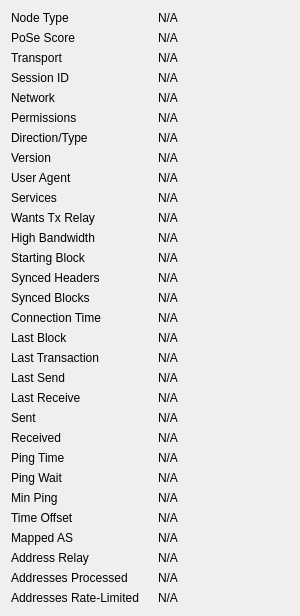
             <widget class="QWidget" name="detailWidget">
              <property name="geometry">
               <rect>
                <x>0</x>
                <y>0</y>
                <width>300</width>
                <height>426</height>
               </rect>
              </property>
              <layout class="QGridLayout" name="gridLayout_2" columnminimumwidth="0,10,0">
               <item row="0" column="0">
                <widget class="QLabel" name="label_50">
                 <property name="text">
                  <string>Node Type</string>
                 </property>
                </widget>
               </item>
               <item row="0" column="2">
                <widget class="QLabel" name="peerNodeType">
                 <property name="cursor">
                  <cursorShape>IBeamCursor</cursorShape>
                 </property>
                 <property name="text">
                  <string>N/A</string>
                 </property>
                 <property name="textFormat">
                  <enum>Qt::PlainText</enum>
                 </property>
                 <property name="textInteractionFlags">
                  <set>Qt::LinksAccessibleByMouse|Qt::TextSelectableByKeyboard|Qt::TextSelectableByMouse</set>
                 </property>
                </widget>
               </item>
               <item row="1" column="0">
                <widget class="QLabel" name="label_51">
                 <property name="text">
                  <string>PoSe Score</string>
                 </property>
                </widget>
               </item>
               <item row="1" column="2">
                <widget class="QLabel" name="peerPoSeScore">
                 <property name="cursor">
                  <cursorShape>IBeamCursor</cursorShape>
                 </property>
                 <property name="text">
                  <string>N/A</string>
                 </property>
                 <property name="textFormat">
                  <enum>Qt::PlainText</enum>
                 </property>
                 <property name="textInteractionFlags">
                  <set>Qt::LinksAccessibleByMouse|Qt::TextSelectableByKeyboard|Qt::TextSelectableByMouse</set>
                 </property>
                </widget>
               </item>
               <item row="2" column="0">
                <widget class="QLabel" name="peerTransportTypeLabel">
                 <property name="toolTip">
                  <string>The transport layer version: %1</string>
                 </property>
                 <property name="text">
                  <string>Transport</string>
                 </property>
                </widget>
               </item>
               <item row="2" column="2">
                <widget class="QLabel" name="peerTransportType">
                 <property name="cursor">
                  <cursorShape>IBeamCursor</cursorShape>
                 </property>
                 <property name="text">
                  <string>N/A</string>
                 </property>
                 <property name="textFormat">
                  <enum>Qt::PlainText</enum>
                 </property>
                 <property name="textInteractionFlags">
                  <set>Qt::LinksAccessibleByMouse|Qt::TextSelectableByKeyboard|Qt::TextSelectableByMouse</set>
                 </property>
                </widget>
               </item>
               <item row="3" column="0">
                <widget class="QLabel" name="peerSessionIdLabel">
                 <property name="toolTip">
                  <string>The BIP324 session ID string in hex.</string>
                 </property>
                 <property name="text">
                  <string>Session ID</string>
                 </property>
                </widget>
               </item>
               <item row="3" column="2">
                <widget class="QLabel" name="peerSessionId">
                 <property name="cursor">
                  <cursorShape>IBeamCursor</cursorShape>
                 </property>
                 <property name="text">
                  <string>N/A</string>
                 </property>
                 <property name="textFormat">
                  <enum>Qt::PlainText</enum>
                 </property>
                 <property name="textInteractionFlags">
                  <set>Qt::LinksAccessibleByMouse|Qt::TextSelectableByKeyboard|Qt::TextSelectableByMouse</set>
                 </property>
                </widget>
               </item>
               <item row="4" column="0">
                <widget class="QLabel" name="peerNetworkLabel">
                 <property name="toolTip">
                  <string>The network protocol this peer is connected through: IPv4, IPv6, Onion, I2P, or CJDNS.</string>
                 </property>
                 <property name="text">
                  <string>Network</string>
                 </property>
                </widget>
               </item>
               <item row="4" column="2">
                <widget class="QLabel" name="peerNetwork">
                 <property name="cursor">
                  <cursorShape>IBeamCursor</cursorShape>
                 </property>
                 <property name="text">
                  <string>N/A</string>
                 </property>
                 <property name="textFormat">
                  <enum>Qt::PlainText</enum>
                 </property>
                 <property name="textInteractionFlags">
                  <set>Qt::LinksAccessibleByMouse|Qt::TextSelectableByKeyboard|Qt::TextSelectableByMouse</set>
                 </property>
                </widget>
               </item>
               <item row="5" column="0">
                <widget class="QLabel" name="label_30">
                 <property name="text">
                  <string>Permissions</string>
                 </property>
                </widget>
               </item>
               <item row="5" column="2">
                <widget class="QLabel" name="peerPermissions">
                 <property name="cursor">
                  <cursorShape>IBeamCursor</cursorShape>
                 </property>
                 <property name="text">
                  <string>N/A</string>
                 </property>
                 <property name="textFormat">
                  <enum>Qt::PlainText</enum>
                 </property>
                 <property name="textInteractionFlags">
                  <set>Qt::LinksAccessibleByMouse|Qt::TextSelectableByKeyboard|Qt::TextSelectableByMouse</set>
                 </property>
                </widget>
               </item>
               <item row="6" column="0">
               <widget class="QLabel" name="peerConnectionTypeLabel">
                 <property name="toolTip">
                   <string>The direction and type of peer connection: %1</string>
                 </property>
                 <property name="text">
                  <string>Direction/Type</string>
                 </property>
                </widget>
               </item>
               <item row="6" column="2">
                <widget class="QLabel" name="peerConnectionType">
                 <property name="cursor">
                  <cursorShape>IBeamCursor</cursorShape>
                 </property>
                 <property name="text">
                  <string>N/A</string>
                 </property>
                 <property name="textFormat">
                  <enum>Qt::PlainText</enum>
                 </property>
                 <property name="textInteractionFlags">
                  <set>Qt::LinksAccessibleByMouse|Qt::TextSelectableByKeyboard|Qt::TextSelectableByMouse</set>
                 </property>
                </widget>
               </item>
               <item row="7" column="0">
                <widget class="QLabel" name="label_21">
                 <property name="text">
                  <string>Version</string>
                 </property>
                </widget>
               </item>
               <item row="7" column="2">
                <widget class="QLabel" name="peerVersion">
                 <property name="cursor">
                  <cursorShape>IBeamCursor</cursorShape>
                 </property>
                 <property name="text">
                  <string>N/A</string>
                 </property>
                 <property name="textFormat">
                  <enum>Qt::PlainText</enum>
                 </property>
                 <property name="textInteractionFlags">
                  <set>Qt::LinksAccessibleByMouse|Qt::TextSelectableByKeyboard|Qt::TextSelectableByMouse</set>
                 </property>
                </widget>
               </item>
               <item row="8" column="0">
                <widget class="QLabel" name="label_28">
                 <property name="text">
                  <string>User Agent</string>
                 </property>
                </widget>
               </item>
               <item row="8" column="2">
                <widget class="QLabel" name="peerSubversion">
                 <property name="cursor">
                  <cursorShape>IBeamCursor</cursorShape>
                 </property>
                 <property name="text">
                  <string>N/A</string>
                 </property>
                 <property name="textFormat">
                  <enum>Qt::PlainText</enum>
                 </property>
                 <property name="wordWrap">
                  <bool>true</bool>
                 </property>
                 <property name="textInteractionFlags">
                  <set>Qt::LinksAccessibleByMouse|Qt::TextSelectableByKeyboard|Qt::TextSelectableByMouse</set>
                 </property>
                </widget>
               </item>
               <item row="9" column="0">
                <widget class="QLabel" name="label_4">
                 <property name="text">
                  <string>Services</string>
                 </property>
                </widget>
               </item>
               <item row="9" column="2">
                <widget class="QLabel" name="peerServices">
                 <property name="cursor">
                  <cursorShape>IBeamCursor</cursorShape>
                 </property>
                 <property name="text">
                  <string>N/A</string>
                 </property>
                 <property name="textFormat">
                  <enum>Qt::PlainText</enum>
                 </property>
                 <property name="textInteractionFlags">
                  <set>Qt::LinksAccessibleByMouse|Qt::TextSelectableByKeyboard|Qt::TextSelectableByMouse</set>
                 </property>
                </widget>
               </item>
               <item row="10" column="0">
                <widget class="QLabel" name="peerRelayTxesLabel">
                 <property name="toolTip">
                  <string>Whether the peer requested us to relay transactions.</string>
                 </property>
                 <property name="text">
                  <string>Wants Tx Relay</string>
                 </property>
                </widget>
               </item>
               <item row="10" column="2">
                <widget class="QLabel" name="peerRelayTxes">
                 <property name="cursor">
                  <cursorShape>IBeamCursor</cursorShape>
                 </property>
                 <property name="text">
                  <string>N/A</string>
                 </property>
                 <property name="textFormat">
                  <enum>Qt::PlainText</enum>
                 </property>
                 <property name="textInteractionFlags">
                  <set>Qt::LinksAccessibleByMouse|Qt::TextSelectableByKeyboard|Qt::TextSelectableByMouse</set>
                 </property>
                </widget>
               </item>
               <item row="11" column="0">
                <widget class="QLabel" name="peerHighBandwidthLabel">
                 <property name="toolTip">
                  <string>High bandwidth BIP152 compact block relay: %1</string>
                 </property>
                 <property name="text">
                  <string>High Bandwidth</string>
                 </property>
                </widget>
               </item>
               <item row="11" column="2">
                <widget class="QLabel" name="peerHighBandwidth">
                 <property name="cursor">
                  <cursorShape>IBeamCursor</cursorShape>
                 </property>
                 <property name="text">
                  <string>N/A</string>
                 </property>
                 <property name="textFormat">
                  <enum>Qt::PlainText</enum>
                 </property>
                 <property name="textInteractionFlags">
                  <set>Qt::LinksAccessibleByMouse|Qt::TextSelectableByKeyboard|Qt::TextSelectableByMouse</set>
                 </property>
                </widget>
               </item>
               <item row="12" column="0">
                <widget class="QLabel" name="label_29">
                 <property name="text">
                  <string>Starting Block</string>
                 </property>
                </widget>
               </item>
               <item row="12" column="2">
                <widget class="QLabel" name="peerHeight">
                 <property name="cursor">
                  <cursorShape>IBeamCursor</cursorShape>
                 </property>
                 <property name="text">
                  <string>N/A</string>
                 </property>
                 <property name="textFormat">
                  <enum>Qt::PlainText</enum>
                 </property>
                 <property name="textInteractionFlags">
                  <set>Qt::LinksAccessibleByMouse|Qt::TextSelectableByKeyboard|Qt::TextSelectableByMouse</set>
                 </property>
                </widget>
               </item>
               <item row="13" column="0">
                <widget class="QLabel" name="label_27">
                 <property name="text">
                  <string>Synced Headers</string>
                 </property>
                </widget>
               </item>
               <item row="13" column="2">
                <widget class="QLabel" name="peerSyncHeight">
                 <property name="cursor">
                  <cursorShape>IBeamCursor</cursorShape>
                 </property>
                 <property name="text">
                  <string>N/A</string>
                 </property>
                 <property name="textFormat">
                  <enum>Qt::PlainText</enum>
                 </property>
                 <property name="textInteractionFlags">
                  <set>Qt::LinksAccessibleByMouse|Qt::TextSelectableByKeyboard|Qt::TextSelectableByMouse</set>
                 </property>
                </widget>
               </item>
               <item row="14" column="0">
                <widget class="QLabel" name="label_25">
                 <property name="text">
                  <string>Synced Blocks</string>
                 </property>
                </widget>
               </item>
               <item row="14" column="2">
                <widget class="QLabel" name="peerCommonHeight">
                 <property name="cursor">
                  <cursorShape>IBeamCursor</cursorShape>
                 </property>
                 <property name="text">
                  <string>N/A</string>
                 </property>
                 <property name="textFormat">
                  <enum>Qt::PlainText</enum>
                 </property>
                 <property name="textInteractionFlags">
                  <set>Qt::LinksAccessibleByMouse|Qt::TextSelectableByKeyboard|Qt::TextSelectableByMouse</set>
                 </property>
                </widget>
               </item>
               <item row="15" column="0">
                <widget class="QLabel" name="label_22">
                 <property name="text">
                  <string>Connection Time</string>
                 </property>
                </widget>
               </item>
               <item row="15" column="2">
                <widget class="QLabel" name="peerConnTime">
                 <property name="cursor">
                  <cursorShape>IBeamCursor</cursorShape>
                 </property>
                 <property name="text">
                  <string>N/A</string>
                 </property>
                 <property name="textFormat">
                  <enum>Qt::PlainText</enum>
                 </property>
                 <property name="textInteractionFlags">
                  <set>Qt::LinksAccessibleByMouse|Qt::TextSelectableByKeyboard|Qt::TextSelectableByMouse</set>
                 </property>
                </widget>
               </item>
               <item row="16" column="0">
                <widget class="QLabel" name="peerLastBlockLabel">
                 <property name="toolTip">
                  <string>Elapsed time since a novel block passing initial validity checks was received from this peer.</string>
                 </property>
                 <property name="text">
                  <string>Last Block</string>
                 </property>
                </widget>
               </item>
               <item row="16" column="2">
                <widget class="QLabel" name="peerLastBlock">
                 <property name="cursor">
                  <cursorShape>IBeamCursor</cursorShape>
                 </property>
                 <property name="text">
                  <string>N/A</string>
                 </property>
                 <property name="textFormat">
                  <enum>Qt::PlainText</enum>
                 </property>
                 <property name="textInteractionFlags">
                  <set>Qt::LinksAccessibleByMouse|Qt::TextSelectableByKeyboard|Qt::TextSelectableByMouse</set>
                 </property>
                </widget>
               </item>
               <item row="17" column="0">
                <widget class="QLabel" name="peerLastTxLabel">
                 <property name="toolTip">
                  <string extracomment="Tooltip text for the Last Transaction field in the peer details area.">Elapsed time since a novel transaction accepted into our mempool was received from this peer.</string>
                 </property>
                 <property name="text">
                  <string>Last Transaction</string>
                 </property>
                </widget>
               </item>
               <item row="17" column="2">
                <widget class="QLabel" name="peerLastTx">
                 <property name="cursor">
                  <cursorShape>IBeamCursor</cursorShape>
                 </property>
                 <property name="text">
                  <string>N/A</string>
                 </property>
                 <property name="textFormat">
                  <enum>Qt::PlainText</enum>
                 </property>
                 <property name="textInteractionFlags">
                  <set>Qt::LinksAccessibleByMouse|Qt::TextSelectableByKeyboard|Qt::TextSelectableByMouse</set>
                 </property>
                </widget>
               </item>
               <item row="18" column="0">
                <widget class="QLabel" name="label_15">
                 <property name="text">
                  <string>Last Send</string>
                 </property>
                </widget>
               </item>
               <item row="18" column="2">
                <widget class="QLabel" name="peerLastSend">
                 <property name="cursor">
                  <cursorShape>IBeamCursor</cursorShape>
                 </property>
                 <property name="text">
                  <string>N/A</string>
                 </property>
                 <property name="textFormat">
                  <enum>Qt::PlainText</enum>
                 </property>
                 <property name="textInteractionFlags">
                  <set>Qt::LinksAccessibleByMouse|Qt::TextSelectableByKeyboard|Qt::TextSelectableByMouse</set>
                 </property>
                </widget>
               </item>
               <item row="19" column="0">
                <widget class="QLabel" name="label_19">
                 <property name="text">
                  <string>Last Receive</string>
                 </property>
                </widget>
               </item>
               <item row="19" column="2">
                <widget class="QLabel" name="peerLastRecv">
                 <property name="cursor">
                  <cursorShape>IBeamCursor</cursorShape>
                 </property>
                 <property name="text">
                  <string>N/A</string>
                 </property>
                 <property name="textFormat">
                  <enum>Qt::PlainText</enum>
                 </property>
                 <property name="textInteractionFlags">
                  <set>Qt::LinksAccessibleByMouse|Qt::TextSelectableByKeyboard|Qt::TextSelectableByMouse</set>
                 </property>
                </widget>
               </item>
               <item row="20" column="0">
                <widget class="QLabel" name="label_18">
                 <property name="text">
                  <string>Sent</string>
                 </property>
                </widget>
               </item>
               <item row="20" column="2">
                <widget class="QLabel" name="peerBytesSent">
                 <property name="cursor">
                  <cursorShape>IBeamCursor</cursorShape>
                 </property>
                 <property name="text">
                  <string>N/A</string>
                 </property>
                 <property name="textFormat">
                  <enum>Qt::PlainText</enum>
                 </property>
                 <property name="textInteractionFlags">
                  <set>Qt::LinksAccessibleByMouse|Qt::TextSelectableByKeyboard|Qt::TextSelectableByMouse</set>
                 </property>
                </widget>
               </item>
               <item row="21" column="0">
                <widget class="QLabel" name="label_20">
                 <property name="text">
                  <string>Received</string>
                 </property>
                </widget>
               </item>
               <item row="21" column="2">
                <widget class="QLabel" name="peerBytesRecv">
                 <property name="cursor">
                  <cursorShape>IBeamCursor</cursorShape>
                 </property>
                 <property name="text">
                  <string>N/A</string>
                 </property>
                 <property name="textFormat">
                  <enum>Qt::PlainText</enum>
                 </property>
                 <property name="textInteractionFlags">
                  <set>Qt::LinksAccessibleByMouse|Qt::TextSelectableByKeyboard|Qt::TextSelectableByMouse</set>
                 </property>
                </widget>
               </item>
               <item row="22" column="0">
                <widget class="QLabel" name="label_26">
                 <property name="text">
                  <string>Ping Time</string>
                 </property>
                </widget>
               </item>
               <item row="22" column="2">
                <widget class="QLabel" name="peerPingTime">
                 <property name="cursor">
                  <cursorShape>IBeamCursor</cursorShape>
                 </property>
                 <property name="text">
                  <string>N/A</string>
                 </property>
                 <property name="textFormat">
                  <enum>Qt::PlainText</enum>
                 </property>
                 <property name="textInteractionFlags">
                  <set>Qt::LinksAccessibleByMouse|Qt::TextSelectableByKeyboard|Qt::TextSelectableByMouse</set>
                 </property>
                </widget>
               </item>
               <item row="23" column="0">
                <widget class="QLabel" name="peerPingWaitLabel">
                 <property name="toolTip">
                  <string>The duration of a currently outstanding ping.</string>
                 </property>
                 <property name="text">
                  <string>Ping Wait</string>
                 </property>
                </widget>
               </item>
               <item row="23" column="2">
                <widget class="QLabel" name="peerPingWait">
                 <property name="cursor">
                  <cursorShape>IBeamCursor</cursorShape>
                 </property>
                 <property name="text">
                  <string>N/A</string>
                 </property>
                 <property name="textFormat">
                  <enum>Qt::PlainText</enum>
                 </property>
                 <property name="textInteractionFlags">
                  <set>Qt::LinksAccessibleByMouse|Qt::TextSelectableByKeyboard|Qt::TextSelectableByMouse</set>
                 </property>
                </widget>
               </item>
               <item row="24" column="0">
                <widget class="QLabel" name="peerMinPingLabel">
                 <property name="text">
                  <string>Min Ping</string>
                 </property>
                </widget>
               </item>
               <item row="24" column="2">
                <widget class="QLabel" name="peerMinPing">
                 <property name="cursor">
                  <cursorShape>IBeamCursor</cursorShape>
                 </property>
                 <property name="text">
                  <string>N/A</string>
                 </property>
                 <property name="textFormat">
                  <enum>Qt::PlainText</enum>
                 </property>
                 <property name="textInteractionFlags">
                  <set>Qt::LinksAccessibleByMouse|Qt::TextSelectableByKeyboard|Qt::TextSelectableByMouse</set>
                 </property>
                </widget>
               </item>
               <item row="25" column="0">
                <widget class="QLabel" name="label_timeoffset">
                 <property name="text">
                  <string>Time Offset</string>
                 </property>
                </widget>
               </item>
               <item row="25" column="2">
                <widget class="QLabel" name="timeoffset">
                 <property name="cursor">
                  <cursorShape>IBeamCursor</cursorShape>
                 </property>
                 <property name="text">
                  <string>N/A</string>
                 </property>
                 <property name="textFormat">
                  <enum>Qt::PlainText</enum>
                 </property>
                 <property name="textInteractionFlags">
                  <set>Qt::LinksAccessibleByMouse|Qt::TextSelectableByKeyboard|Qt::TextSelectableByMouse</set>
                 </property>
                </widget>
               </item>
               <item row="26" column="0">
                <widget class="QLabel" name="peerMappedASLabel">
                 <property name="toolTip">
                  <string>The mapped Autonomous System used for diversifying peer selection.</string>
                 </property>
                 <property name="text">
                  <string>Mapped AS</string>
                 </property>
                </widget>
               </item>
               <item row="26" column="2">
                <widget class="QLabel" name="peerMappedAS">
                 <property name="cursor">
                  <cursorShape>IBeamCursor</cursorShape>
                 </property>
                 <property name="text">
                  <string>N/A</string>
                 </property>
                 <property name="textFormat">
                  <enum>Qt::PlainText</enum>
                 </property>
                 <property name="textInteractionFlags">
                  <set>Qt::LinksAccessibleByMouse|Qt::TextSelectableByKeyboard|Qt::TextSelectableByMouse</set>
                 </property>
                </widget>
               </item>
               <item row="27" column="0">
                <widget class="QLabel" name="peerAddrRelayEnabledLabel">
                 <property name="toolTip">
                  <string extracomment="Tooltip text for the Address Relay field in the peer details area, which displays whether we relay addresses to this peer (Yes/No).">Whether we relay addresses to this peer.</string>
                 </property>
                 <property name="text">
                  <string extracomment="Text title for the Address Relay field in the peer details area, which displays whether we relay addresses to this peer (Yes/No).">Address Relay</string>
                 </property>
                </widget>
               </item>
               <item row="27" column="2">
                <widget class="QLabel" name="peerAddrRelayEnabled">
                 <property name="cursor">
                  <cursorShape>IBeamCursor</cursorShape>
                 </property>
                 <property name="text">
                  <string>N/A</string>
                 </property>
                 <property name="textFormat">
                  <enum>Qt::PlainText</enum>
                 </property>
                 <property name="textInteractionFlags">
                  <set>Qt::LinksAccessibleByMouse|Qt::TextSelectableByKeyboard|Qt::TextSelectableByMouse</set>
                 </property>
                </widget>
               </item>
               <item row="28" column="0">
                <widget class="QLabel" name="peerAddrProcessedLabel">
                 <property name="toolTip">
                  <string extracomment="Tooltip text for the Addresses Processed field in the peer details area, which displays the total number of addresses received from this peer that were processed (excludes addresses that were dropped due to rate-limiting).">The total number of addresses received from this peer that were processed (excludes addresses that were dropped due to rate-limiting).</string>
                 </property>
                 <property name="text">
                  <string extracomment="Text title for the Addresses Processed field in the peer details area, which displays the total number of addresses received from this peer that were processed (excludes addresses that were dropped due to rate-limiting).">Addresses Processed</string>
                 </property>
                </widget>
               </item>
               <item row="28" column="2">
                <widget class="QLabel" name="peerAddrProcessed">
                 <property name="cursor">
                  <cursorShape>IBeamCursor</cursorShape>
                 </property>
                 <property name="text">
                  <string>N/A</string>
                 </property>
                 <property name="textFormat">
                  <enum>Qt::PlainText</enum>
                 </property>
                 <property name="textInteractionFlags">
                  <set>Qt::LinksAccessibleByMouse|Qt::TextSelectableByKeyboard|Qt::TextSelectableByMouse</set>
                 </property>
                </widget>
               </item>
               <item row="29" column="0">
                <widget class="QLabel" name="peerAddrRateLimitedLabel">
                 <property name="toolTip">
                  <string extracomment="Tooltip text for the Addresses Rate-Limited field in the peer details area, which displays the total number of addresses received from this peer that were dropped (not processed) due to rate-limiting.">The total number of addresses received from this peer that were dropped (not processed) due to rate-limiting.</string>
                 </property>
                 <property name="text">
                  <string extracomment="Text title for the Addresses Rate-Limited field in the peer details area, which displays the total number of addresses received from this peer that were dropped (not processed) due to rate-limiting.">Addresses Rate-Limited</string>
                 </property>
                </widget>
               </item>
               <item row="29" column="2">
                <widget class="QLabel" name="peerAddrRateLimited">
                 <property name="cursor">
                  <cursorShape>IBeamCursor</cursorShape>
                 </property>
                 <property name="text">
                  <string>N/A</string>
                 </property>
                 <property name="textFormat">
                  <enum>Qt::PlainText</enum>
                 </property>
                 <property name="textInteractionFlags">
                  <set>Qt::LinksAccessibleByMouse|Qt::TextSelectableByKeyboard|Qt::TextSelectableByMouse</set>
                 </property>
                </widget>
               </item>
               <item row="30" column="0">
                <spacer name="verticalSpacer_3">
                 <property name="orientation">
                  <enum>Qt::Vertical</enum>
                 </property>
                 <property name="sizeHint" stdset="0">
                  <size>
                   <width>20</width>
                   <height>10</height>
                  </size>
                 </property>
                </spacer>
               </item>
              </layout>
             </widget>
